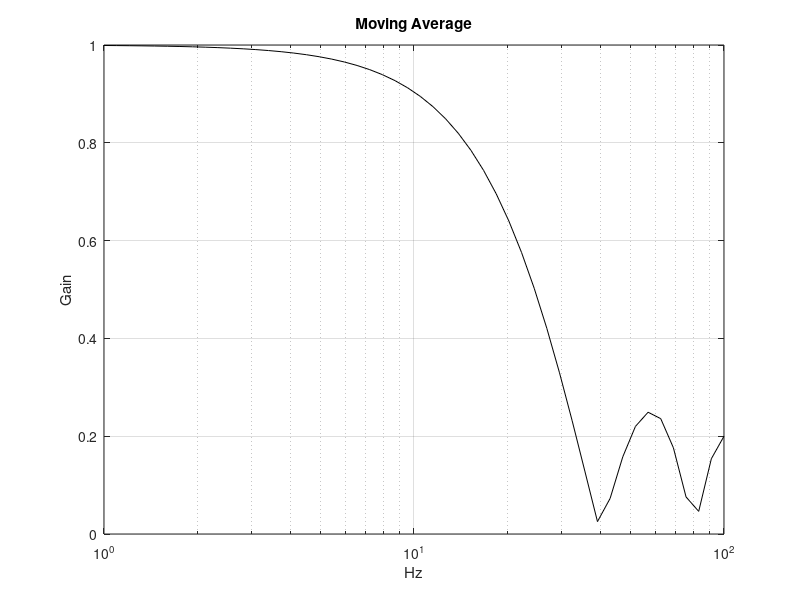

The MATLAB source for this figure:
Fs = 200; % Tần số lấy mẫu
windowSize = 5; % Kích thước cửa sổ
num = (1/windowSize) * ones(1, windowSize); % Bộ lọc trung bình
dend = 1; % Mẫu số của hàm truyền

% Thang đo logarit
L = logspace(0, 2); % Các tần số trên thang logarit

% Gọi hàm đáp ứng tần số
Z = freqz(num, dend, L, Fs); % Hàm đáp ứng tần số của bộ lọc

% Tính toán và hiển thị độ lớn của đáp ứng
figure;
semilogx(L, abs(Z), 'k'); % Hiển thị trên thang logarit
grid on;
xlabel('Hz'); % Nhãn trục x
ylabel('Gain'); % Nhãn trục y
title('Moving Average'); % Tiêu đề
